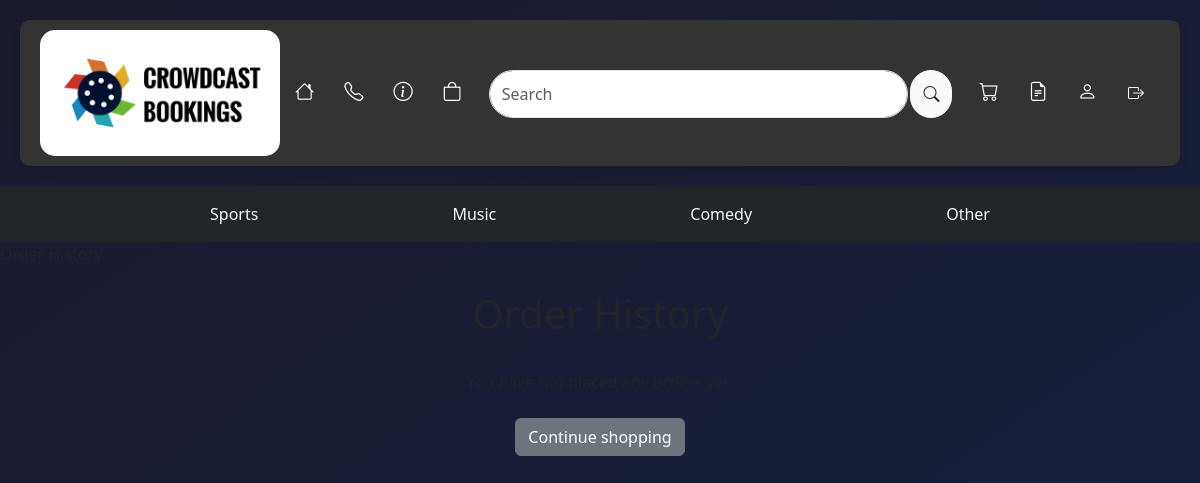
/order/history/ (signed in), run on an earlier commit of the app's database.
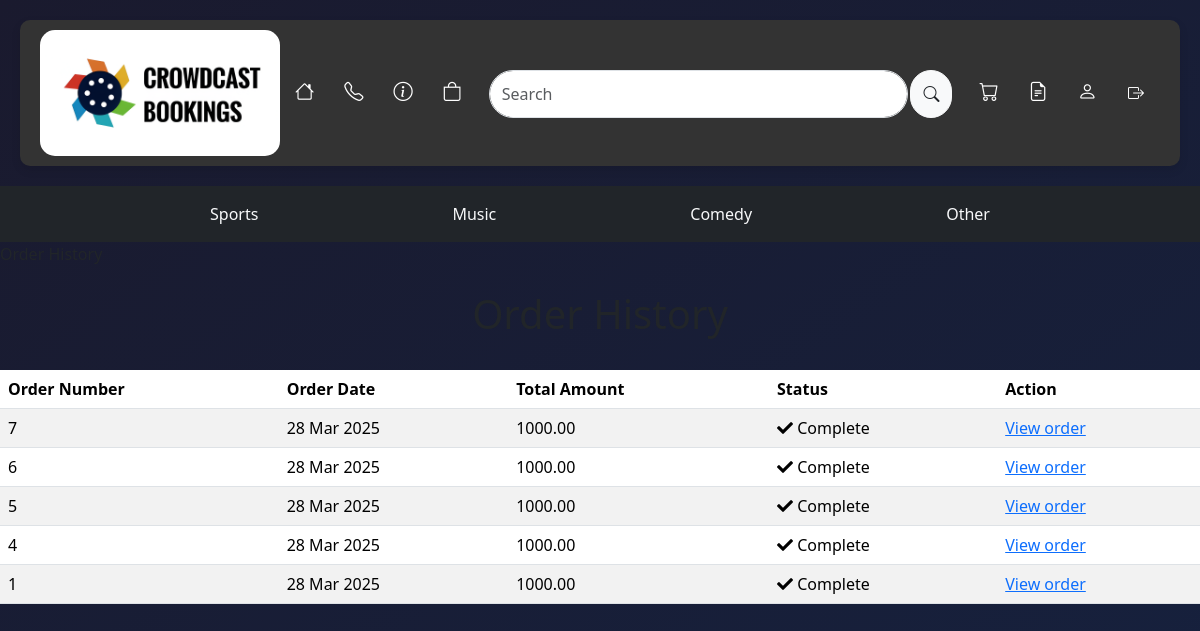
And on a later commit of the database.
### tickets/models.py (models this page shows, shortened)
class EventType(models.Model):
    id = models.UUIDField(
        primary_key=True,
        default=uuid.uuid4,
        editable=False)
    name = models.CharField(max_length=250, unique=True)

### order/models.py (models this page shows, shortened)
class Order(models.Model):
    token = models.CharField(max_length=250, blank=True)
    total = models.DecimalField(max_digits=10, decimal_places=2, verbose_name='Euro Order Total')
    emailAddress = models.EmailField(max_length=250, blank=True, verbose_name='Email Address')
    created = models.DateTimeField(auto_now_add=True)
    billingName = models.CharField(max_length=250, blank=True)
    billingAddress1 = models.CharField(max_length=250, blank=True)
    billingCity = models.CharField(max_length=250, blank=True)
    billingPostcode = models.CharField(max_length=10, blank=True)
    billingCountry = models.CharField(max_length=200, blank=True)
    shippingName = models.CharField(max_length=250, blank=True)
    shippingAddress1 = models.CharField(max_length=250, blank=True)
    shippingCity = models.CharField(max_length=250, blank=True)
    shippingPostcode = models.CharField(max_length=10, blank=True)
    shippingCountry = models.CharField(max_length=200, blank=True)
    class Meta:
        db_table = 'Order'
        ordering = ['-created']

### order/views.py (the view)
# urls.py: path('history/', views.orderHistory.as_view(), name='order_history'),
class orderHistory(LoginRequiredMixin, View):
    def get (self, request):
        if request.user.is_authenticated:
            email = str(request.user.email)
            order_details = Order.objects.filter(emailAddress=email)
        return render(request, 'orders_list.html', {'order_details': order_details})

### cartapp/context_processors.py (called while the page is built)
def counter(request):
    item_count = 0
    if 'admin' in request.path:
        return {}
    else:
        try:
            cart = Cart.objects.filter(cart_id=_cart_id(request))
            cart_items = CartItem.objects.all().filter(cart=cart[:1])
            for cart_item in cart_items:
                item_count += cart_item.quantity
        except Cart.DoesNotExist:
            item_count = 0
    return {'item_count':item_count}

### cartapp/views.py (called while the page is built)
def _cart_id(request):
    cart = request.session.session_key
    if not cart:
        cart = request.session.create()
    return cart

### tickets/context_processors.py (called while the page is built)
def eventtype_list(request):
    return {'eventtype_list': EventType.objects.all()}

def event_list(request):
    return {'event_list': Event.objects.all()}

def ticket_list(request):
    return {'ticket_list': Ticket.objects.all()}

### order/templates/orders_list.html (shortened to what this page needs)
{% include 'topnavbar.html' %}
{% include 'nav-bar.html' %}
{% load static %}
<link rel="stylesheet" href="{% static 'css/style.css' %}?v={{ STATIC_VERSION }}">
<link href="https://cdnjs.cloudflare.com/ajax/libs/font-awesome/5.15.4/css/all.min.css" rel="stylesheet">
<link href="https://cdn.jsdelivr.net/npm/bootstrap@5.3.3/dist/css/bootstrap.min.css" rel="stylesheet"
>
<link href="https://cdn.jsdelivr.net/npm/bootstrap-icons/font/bootstrap-icons.css" rel="stylesheet">
{% block content %}
    <div>
        <div class="text-center">
            <br>
            <h1 class="text-center my_title">Order History</h1>
            <br>
            {% if order_details %}
            <table class="table table-striped">
                <thead>
                    <tr>
                        <th>Order Number</th>
                        <th>Order Date</th>
                        <th>Total Amount</th>
                        <th>Status</th>
                        <th>Action</th>
                    </tr>
                </thead>
                <tbody>
                    {% for order in order_details %}
                    <tr>
                        <td>{{ order.id }}</td>
                        <td>{{ order.created|date:"d M Y" }}</td>
                        <td>{{ order.total }}</td>
                        <td><i class="fas fa-check"></i>&nbsp;Complete</td>
                        <td><a href="{% url 'order:order_detail' order.id %}">View order</a></td>
                    </tr>
                    {% endfor %}
                </tbody>
            </table>
            {% else %}
            <p>You have not placed any orders yet.<br><br><a href="{% url 'shop:all_products' %}"
                                                           class="btn btn-secondary">Continue shopping</a></p>
            {% endif %}
        </div>
    </div>
{% endblock %}

### tickets/templates/topnavbar.html (shortened to what this page needs)
{% load static %}
<div style="margin-bottom: 0;">
    <header>
        <nav>
            <img src="{% static 'images/logo.png' %}" class="logo" alt="Logo" style="width: 15em; margin-right: 0%;">
            <ul style="margin-left:0;">
                <li><a href="{% url 'home' %}"><i class="bi bi-house"></i></a></li>
                <li><a href="{% url 'contact' %}"><i class="bi bi-telephone"></i></a></li>
                <li><a href="{% url 'about' %}"><i class="bi bi-info-circle"></i></a></li>
                <li><a href="{% url 'ticket_list' %}"><i class="bi bi-bag"></i></a></li>
            </ul>
            <div class="container-fluid" style="width: 55%; margin-left: 0%; margin-right: 0em;">
                <form class="d-flex" action="{% url 'search_app:searchResult' %}" method="get">
                    <input name="q" class="form-control" type="search" placeholder="Search" aria-label="Search"
                        style="border-radius: 2em; height: 3em;  margin-top: 2.5em;">
                    <button class="btn btn-outline-light" type="submit" style="border-radius: 2em; margin-left: 0.5%; height: 3em; margin-top: 2.5em; background-color: #f8f9fa; color: #212529;">
                        <i class="bi bi-search"></i>
                </form>
            </div>
            <ul style="margin-right: 0%;">
                {% if user.is_authenticated %}
                <li><a href="{% url 'cartapp:cart_detail' %}"><i class="bi bi-cart"></i>{% if item_count > 0 %} ({{ item_count }}){% endif%}</a></li>
                <li><a href="{% url 'order:order_history' %}"><i class="bi bi-file-earmark-text"></i></a></li>
                <li><a href="{% url 'accounts:update_profile' %}"><i class="bi bi-person"></i></a></li>
                <li style="margin-top: 1.5%;">
                    <form method="post" action="{% url 'logout' %}" style="display: inline;">
                        <button type="submit" style="background: none; border: none; color: inherit; font: inherit; cursor: pointer; padding: 0;">
                            <i class="bi bi-box-arrow-right" style="padding: 1em;"></i>
                        </button>
                    </form>
                </li>
                {% else %}
                <li><a href="{% url 'accounts:signup' %}"><i class="bi bi-person-plus"></i></a></li>
                <li><a href="{% url 'accounts:login' %}"><i class="bi bi-door-open"></i></a></li>
                {% endif %}
            </ul>
        </nav>
    </header>
</div>

### tickets/templates/nav-bar.html
<div class="navbar-dark bg-dark" style="text-align: center; padding: 1em;">
    <ul class="d-flex justify-content-evenly" style="list-style: none; padding: 0; margin: 0;">
        {% for eventtype in eventtype_list %}
            <li>
                <a class="dropdown-item text-light" href="{% url 'events_by_eventtype' eventtype.pk %}">
                    {{ eventtype.name }}
                </a>
            </li>
        {% endfor %}
    </ul>
</div>

### static/css/style.css (style rules this page uses)
.btn { padding: 12px 20px; font-size: 1rem; font-weight: 600; border-radius: 8px; transition: 0.3s ease; }
header { background-color: #333; color: white; padding: 10px 20px; border-radius: 10px; box-shadow: 0 4px 10px rgba(0, 0, 0, 0.1); margin: 20px; }
nav { display: flex; }
nav ul { list-style-type: none; padding: 0; margin-top: 3em; display: flex; }
nav ul li { display: inline; }
nav ul li a { color: white; text-decoration: none; font-size: 1.2rem; padding: 10px 15px; border-radius: 5px; transition: background-color 0.3s; }
button { padding: 12px 30px; border: none; background-color: #007bff; color: white; font-size: 1.2rem; border-radius: 25px; cursor: pointer; transition: background-color 0.3s, transform 0.3s; }
.logo { border-radius: 15px; width: 35%; height: auto; top: 0; z-index: 1000; max-height: 200px; }

What changed in the data, as far as the page shows it:
added Order: id "7", created "28 Mar 2025", total "1000.00"
added Order: id "6", created "28 Mar 2025", total "1000.00"
added Order: id "5", created "28 Mar 2025", total "1000.00"
added Order: id "4", created "28 Mar 2025", total "1000.00"
added Order: id "1", created "28 Mar 2025", total "1000.00"
Also different on the page:
text no longer shown: "Continue shopping"
text now shown: "Order Number Order Date Total Amount Status Action"
